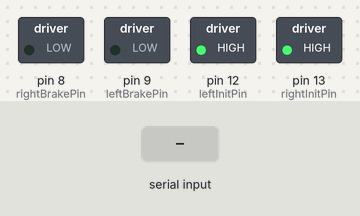
Bench run of a sketch on a simulated Arduino Uno, built with avr-gcc and run on an emulated ATmega328P. Parts: switched loads named in the sketch (green lamp = pin HIGH). The inputs (shaded band) are chosen by the test bench. What the sketch prints to the serial monitor is not drawn.

Above: at 1.2 s.
1.3 s: "lr" received over Serial
At 3.0 s:
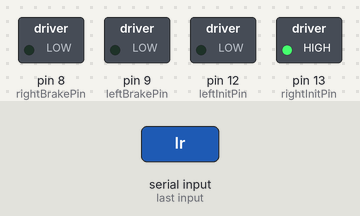
3.8 s: "rr" received over Serial
At 6.0 s:
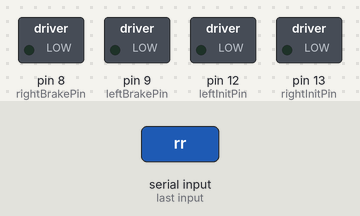
6.3 s: "lf" received over Serial
At 7.9 s:
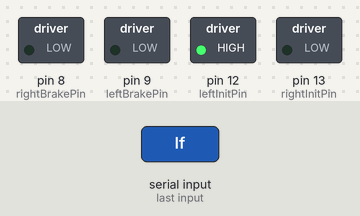
Timing chart, 0 to 9.4 s (numbered marks = the images above; inputs shaded):
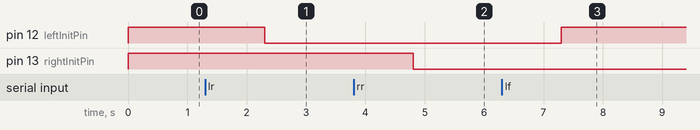

The sketch:

remote_control_power.ino
```cpp
//A SIMPLE TEST TO VERIFY THAT IT IS POSSIBLE TO CONTROL THE MOTORS USING COMMANDS
//SENT OVER A SERIAL CONNECTION


//low = back, high = forward


#define rightInitPin 13
#define rightBrakePin 8
#define leftInitPin 12
#define leftBrakePin 9
#define rightPowerPin 11
#define leftPowerPin 3
#define rightPowerFlag ">"
#define leftPowerFlag "<"

String input = " ";
int rightMotorPower;
int leftMotorPower;
int leftMotorDir;
int rightMotorDir;


void setup() {
  Serial.begin(9600);
  //Setup Drive
  pinMode(rightInitPin, OUTPUT); //Initiates Motor Channel A pin
  pinMode(rightBrakePin, OUTPUT); //Initiates Brake Channel A pin

  //Setup Steer
  pinMode(leftInitPin, OUTPUT); //Initiates Motor Channel A pin
  pinMode(leftBrakePin, OUTPUT);  //Initiates Brake Channel A pin

  analogWrite(leftPowerPin, LOW);
  analogWrite(rightPowerPin, LOW);

  rightMotorPower = 0;
  leftMotorPower = 0;
  leftMotorDir = HIGH;
  rightMotorDir = HIGH;
}

void loop(){

  if(Serial.available()){
     input = Serial.readString();
  }
  Serial.print(input);

  if(input.indexOf("<") > -1){
    Serial.print("here");
    input.remove(0,1);
    leftMotorPower = input.toInt();
    input = " ";
  }
  else if(input.indexOf(">") > -1){
    input.remove(0,1);
    rightMotorPower = input.toInt();
    input = " ";
  }
  else if(input == "lr"){
    leftMotorDir = LOW;
  }
  else if(input == "lf"){
    leftMotorDir = HIGH;
  }
  else if(input == "rr"){
    rightMotorDir = LOW;
  }
  else if(input == "rf"){
    rightMotorDir = HIGH;
  }

  spinLeftMotor(leftMotorPower, leftMotorDir);
  spinRightMotor(rightMotorPower, rightMotorDir);
  //delay(10);
}


void spinLeftMotor(int power, int dir){
  digitalWrite(leftInitPin, dir); //Sets drive direction to back
  digitalWrite(leftBrakePin, LOW);   //Turn off left brake
  analogWrite(leftPowerPin, power);   //Spins the left motor at full speed
}

void spinRightMotor(int power, int dir){
  digitalWrite(rightInitPin, dir); //Sets drive direction to back
  digitalWrite(rightBrakePin, LOW);   //Turn off right brake
  analogWrite(rightPowerPin, power);   //Spins the right motor at full speed
}
```

Measured:
- after the input at 1.3 s, pin 12 (leftInitPin): HIGH → LOW after 1.0 s
- after the input at 3.8 s, pin 13 (rightInitPin): HIGH → LOW after 1.0 s
- after the input at 6.3 s, pin 12 (leftInitPin): LOW → HIGH after 1.0 s
